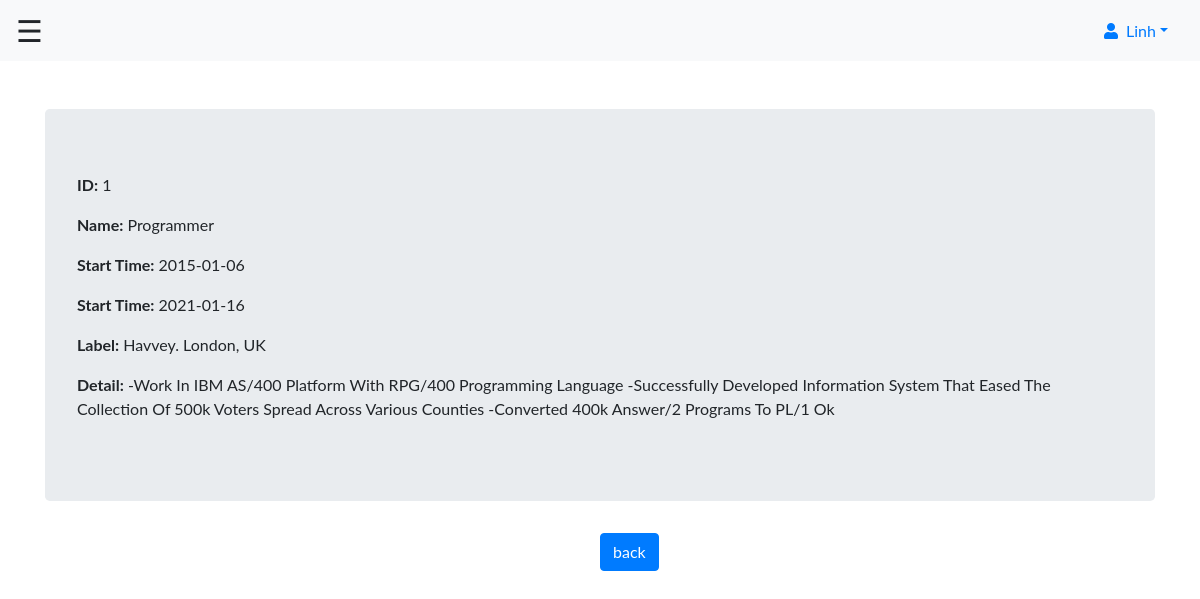
Screenshot of /server/page_item/detail_experience.php?id=1 (signed in) with the database file from the repository.
### tables this page shows
CREATE TABLE `experience` (
  `id_e` int(11) NOT NULL,
  `id_a` int(11) DEFAULT NULL,
  `name_e` varchar(500) DEFAULT NULL,
  `start_time` date DEFAULT NULL,
  `end_time` date DEFAULT NULL,
  `label` varchar(500) DEFAULT NULL,
  `detail` text DEFAULT NULL
);

### server/database/dbhandler.php (called while the page is built, shortened)
<?php
    require("dbconnect.php");
    function queryhandler( $query, $option , $data = [] ){
        global $conn;
        $stmt = $conn->prepare($query);
        if(count($data)>0){
            $datatype = "";
            foreach($data as $d){
                if(is_int($d)){
                    $datatype = $datatype.'i';
                }else if(is_double($d)){
                    $datatype = $datatype.'d';
                }else if(is_string($d)){
                    $datatype = $datatype.'s';
                }
            }
            $getData = array_values($data);
            $stmt->bind_param($datatype, ...$getData);
        }
        $stmt->execute();
        return($option =="set") ? $stmt : $stmt->get_result()->fetch_all(MYSQLI_ASSOC);
    }

### server/page_item/detail_experience.php (the view, shortened to what this page needs)
<?php
require("../database/dbhandler.php");
$admin = queryhandler("Select * from admin LIMIT 1","get");
if(isset($_GET['id'])){
    $getID = $_REQUEST['id'];
    $exp = queryhandler("select * from experience where id_e = ?","get",[$getID]);
}
?>
<!doctype html>
<html lang="en">
  <head>
    <link rel="stylesheet" href="../../css/bootstrap.min.css">
    <link href="../../fontawesome-free-5.12.0-web/css/all.css" rel="stylesheet">
  </head>
  <body>
  <div class="wrapper">
      <div id="body" class="active">
        <?php
          include("../component/nav.php");
        ?>
        <div class="content mt-5">
          <div class="container">
            <div class="row">
              <div class="col-12">
                <div class="jumbotron text-left">
                  <p><strong>ID:</strong> <?php echo $exp[0]["id_e"]; ?></p>
                  <p><strong>Name:</strong> <?php echo $exp[0]["name_e"]; ?></p>
                  <p><strong>Start Time:</strong> <?php echo $exp[0]["start_time"]; ?></p>
                  <p><strong>Start Time:</strong> <?php echo $exp[0]["end_time"]; ?></p>
                  <p><strong>Label:</strong> <?php echo $exp[0]["label"]; ?></p>
                  <p><strong>Detail:</strong> <?php echo ucwords($exp[0]["detail"]); ?></p>
                </div>
                <a style="margin-left: 50%;" class="btn btn-primary" href="experience.php" role="button">back</a>
              </div>
            </div>
          </div>
        </div>
      </div>
    </div>
</body>
  </body>
</html>

### server/component/nav.php (shortened to what this page needs)
<nav class="navbar navbar-expand-sm navbar-light bg-light sticky-top">
            <span style="font-size:30px;cursor:pointer" onclick="openNav()">&#9776;</span>
            <div class="btn-group-vertical ml-auto" role="group" aria-label="">
                <div class="btn-group mr-3" role="group">
                    <a id="dropdownId" type="button" class="dropdown-toggle" data-toggle="dropdown" aria-haspopup="true"aria-expanded="false"><i class="fas fa-user mr-2"></i><?php echo explode(" ",$admin[0]['name_a'])[count(explode(" ",$admin[0]['name_a']))-1];?></a>
                </div>
            </div>
</nav>

### server/component/sidebar.php (style rules this page uses)
body { font-family: "Lato", sans-serif; }

### rows the page displays
experience: id_e "1", name_e "Programmer", start_time "2015-01-06", end_time "2021-01-16", label "Havvey. London, UK", detail "-Work In IBM AS/400 Platform With RPG/400 Programming Language -Successfully Developed Information System That Eased The Collection Of 500k Voters Spread Across Various Counties -Converted 400k Answer/2 Programs To PL/1 Ok"
